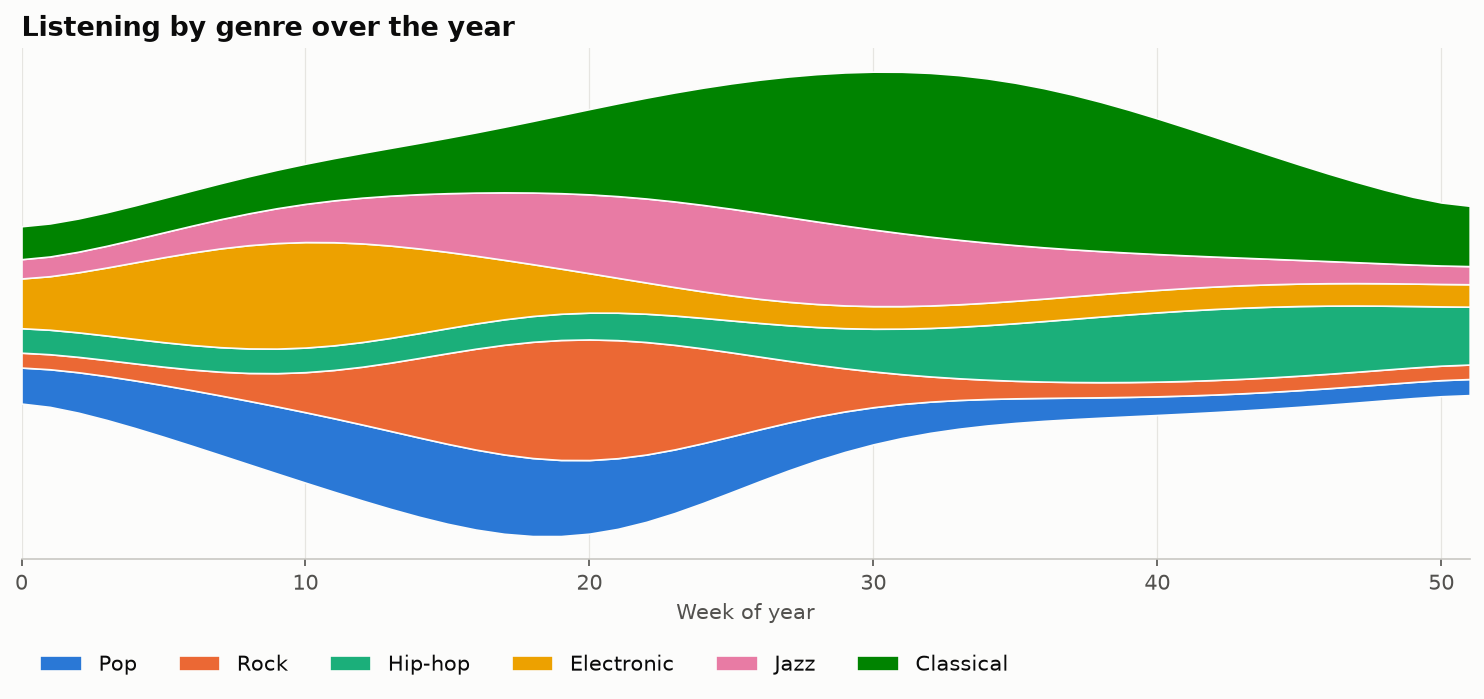

This figure's Python source:
"""
Streamgraph  -  family: Change over time

DESIGN PURPOSE
A stacked area chart laid out around a central, wiggling baseline instead of
zero. It gives an organic, flowing picture of how many categories rise and
fall over time.

WHEN TO USE
  - Show the ebb and flow of many categories over time (music genres, topics,
    species)
  - Engaging, editorial graphics where overall patterns matter more than exact
    values

AVOID WHEN
  - Precise values or totals must be read (there is no fixed baseline)
  - Analytical or dashboard contexts
  - There are few time points

ALTERNATIVES
  - Stacked area chart
  - Small multiples
  - Heatmap

EXAMPLE
Weekly listening share of six music genres across a year.

Run:  python streamgraph.py
"""
import sys
from pathlib import Path

import numpy as np
import pandas as pd
import matplotlib.pyplot as plt

# Library style: categorical colors in fixed order, recessive axes, hairline grid.
PALETTE = ["#2a78d6", "#eb6834", "#1baf7a", "#eda100",
           "#e87ba4", "#008300", "#6250d6", "#e34948"]
SEQ_CMAP = "Blues"      # sequential: one hue, light -> dark
DIV_CMAP = "RdBu_r"     # diverging: two opposite hues, neutral midpoint
GRAY = "#b8b7b1"        # de-emphasised marks
plt.rcParams.update({
    "figure.figsize": (8, 4.8), "figure.dpi": 110, "figure.facecolor": "#fcfcfb",
    "axes.facecolor": "#fcfcfb", "axes.edgecolor": "#c9c8c3", "axes.linewidth": 0.8,
    "axes.spines.top": False, "axes.spines.right": False,
    "axes.grid": True, "grid.color": "#e6e5e1", "grid.linewidth": 0.6, "axes.axisbelow": True,
    "axes.prop_cycle": plt.cycler(color=PALETTE),
    "axes.titlesize": 13, "axes.titleweight": "bold", "axes.titlelocation": "left",
    "axes.labelcolor": "#52514e", "xtick.color": "#52514e", "ytick.color": "#52514e",
    "text.color": "#0b0b0b", "font.size": 10, "lines.linewidth": 2,
    "legend.frameon": False,
})

# --- Example data ------------------------------------------------------------
rng = np.random.default_rng(12)
weeks = np.arange(52)
genres = ["Pop", "Rock", "Hip-hop", "Electronic", "Jazz", "Classical"]
def bump(center, width, height):
    return height * np.exp(-((weeks - center) / width) ** 2)
df = pd.DataFrame({g: bump(rng.uniform(5, 47), rng.uniform(6, 14), rng.uniform(20, 60))
                   + rng.uniform(5, 15) for g in genres}, index=weeks)
df.head()

# --- Plot --------------------------------------------------------------------
from scipy.ndimage import gaussian_filter1d
smooth = df.apply(lambda s: gaussian_filter1d(s, 1.5))
fig, ax = plt.subplots(figsize=(10, 4.8))
ax.stackplot(smooth.index, smooth.T.values, baseline="wiggle", labels=smooth.columns,
             colors=PALETTE[:6], edgecolor="#fcfcfb", linewidth=0.8)
ax.set_yticks([])
ax.spines["left"].set_visible(False)
ax.grid(axis="y", visible=False)
ax.set_xlabel("Week of year")
ax.set_xlim(0, 51)
ax.set_title("Listening by genre over the year")
ax.legend(loc="upper left", ncol=6, bbox_to_anchor=(0, -0.15))
fig.tight_layout()

# --- Save / show -------------------------------------------------------------
out = Path(__file__).with_name(Path(__file__).stem + ".png")
fig.savefig(out, dpi=150, bbox_inches="tight")
print(f"saved {out}")
if "--no-show" not in sys.argv:
    plt.show()
